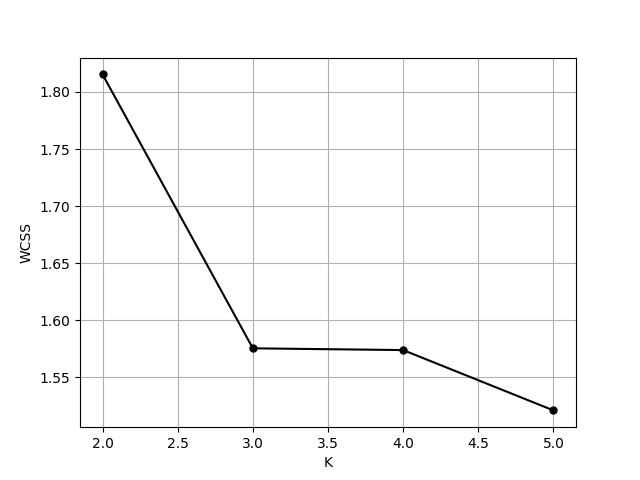

Python code for this plot:
from kmeans import kmeans
import matplotlib.pyplot as plt
import pandas as pd

df = pd.read_csv('Iris.csv')
X = df.drop(columns=['Species', 'Id']).values

WCSS_arr = []
k_arr = [k for k in range(2,6)]
for k in k_arr:
    _, WCSS = kmeans(X, K=k)
    WCSS_arr.append(WCSS)
plt.plot(k_arr, WCSS_arr, 'o-', color='black', markersize=5)
plt.grid()
plt.xlabel('K')
plt.ylabel('WCSS')
plt.show()
